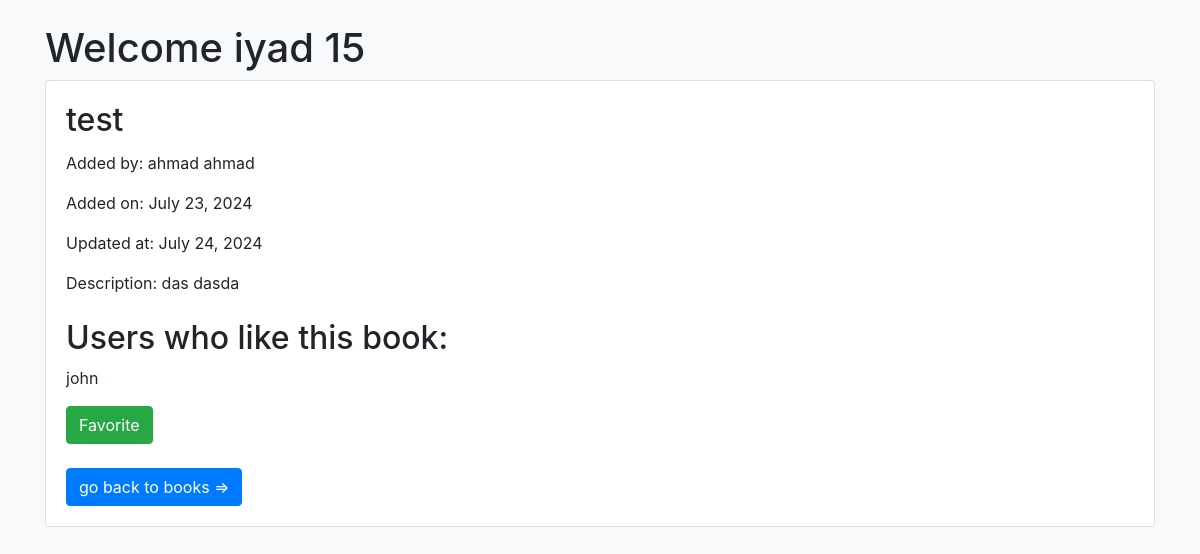
The app's page /books/16/ (signed in) with its own data.
### myapp/models.py (models this page shows)
class User(models.Model):
    firstname = models.CharField(max_length=45)
    lastname = models.CharField(max_length=45)
    email = models.CharField(max_length=45)
    password = models.CharField(max_length=255)
    created_at = models.DateField(auto_now_add=True)
    updated_at = models.DateField(auto_now=True)
    objects = UserManager()

class Book(models.Model):
    title = models.CharField(max_length=255)
    desc  = models.TextField()
    users_who_like = models.ManyToManyField(User, related_name="liked_books")
    uploaded_by = models.ForeignKey(User, on_delete=models.CASCADE, related_name="uploaded_books")
    created_at = models.DateField(auto_now_add=True)
    updated_at = models.DateField(auto_now=True)
    objects = BookManager()

### myapp/views.py (the view)
# urls.py: path('books/<int:id>/', views.book_detail, name='book_detail'),
def book_detail(request,id):
    if 'user_id' not in request.session:
        return redirect('/')
    book = get_bookid(id)
    user = get_userid(request.session['user_id'])
    context = {
        'book': book,
        'user':user
    }
    return render(request,'book_detail.html',context)

### myapp/models.py (called while the page is built)
def get_userid(id):
    return User.objects.get(id = id)

def get_bookid(id):
    return Book.objects.get(id = id)

### myapp/templates/book_detail.html (shortened to what this page needs)
<!DOCTYPE html>
<html lang="en">
<head>
    <link rel="stylesheet" href="https://stackpath.bootstrapcdn.com/bootstrap/4.5.2/css/bootstrap.min.css">
</head>
<body class="bg-light">
    <div class="container mt-4">
        <h1>Welcome {{ user.firstname }} {{user.id}}</h1>
        <div class="card">
            <div class="card-body">
                <h2 class="card-title">{{ book.title }}</h2>
                <p class="card-text">Added by: {{ book.uploaded_by.firstname }} {{ book.uploaded_by.lastname }}</p>
                <p class="card-text">Added on: {{ book.created_at }}</p>
                <p class="card-text">Updated at: {{ book.updated_at }}</p>
                <p class="card-text">Description: {{ book.desc }}</p>
                <h2 class="mt-4">Users who like this book:</h2>
                {% for user in book.users_who_like.all %}
                    <p>{{ user.firstname }}</p>
                {% endfor %}
                {% if user in book.users_who_like.all %}
                <p class="text-success highlight"><strong>You already like this book</strong></p>
                <a href="/books/{{ book.id }}/unfavorite" class="btn btn-warning">Unfavorite</a>
                {% else %}
                    <a href="/books/{{ book.id }}/favorite" class="btn btn-success">Favorite</a>
                {% endif %}
                <br><br>
                <a href="/books" class="btn btn-primary">go back to books =></a>
            </div>
        </div>
    </div>
</body>
</html>

### records on screen
User: firstname "iyad", id "15"
Book: title "test", uploaded_by.firstname "ahmad", uploaded_by.lastname "ahmad", created_at "July 23, 2024", updated_at "July 24, 2024", desc "das dasda"
User: firstname "john"
